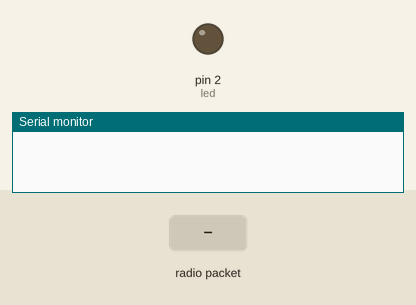
Simulated run of this sketch. Board: Arduino Uno, built with avr-gcc and run on an emulated ATmega328P. Parts: output pins drawn as LEDs (lit = HIGH), the last lines printed to the serial monitor. The inputs (shaded band) are chosen by the test bench. No radio packets arrive unless stated.

Above: at 1.2 s.
1.3 s: radio packet "RERT" arrives
At 1.6 s:
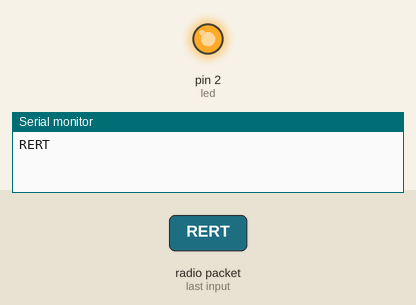
2.8 s: radio packet "stop" arrives
At 3.9 s:
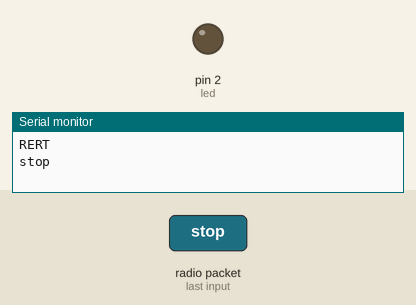
Timing chart, 0 to 5.8 s (numbered marks = the images above; inputs shaded):
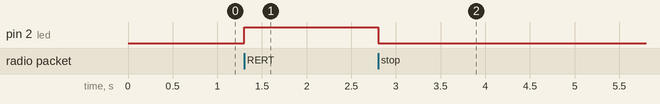

The sketch:

NRF24L01_RECEPTEUR_LED.ino
```cpp
//Include Libraries
#include <SPI.h>
#include <nRF24L01.h>
#include <RF24.h>
int led = 2;

//create an RF24 object
RF24 radio(9, 8);  // CE, CSN

//address through which two modules communicate.
const byte address[6] = "00001";

void setup()
{
  while (!Serial);
    Serial.begin(9600);

  radio.begin();
 pinMode(led, OUTPUT);
  //set the address
  radio.openReadingPipe(0, address);

  //Set module as receiver
  radio.startListening();
}

void loop()
{
  //Read the data if available in buffer
  if (radio.available())
  {
     char text[32] = {0};  // Déclarez la variable 'text' ici
    radio.read(&text, sizeof(text));
    Serial.println(text);

    if (strcmp(text, "RERT") == 0)  // Utilisez strcmp pour comparer les chaînes de caractères
    {
      digitalWrite(led, HIGH);
    }
    else if(strcmp(text, "stop") == 0)
    {
      digitalWrite(led, LOW);
    }
  }
}
```

Measured:
- after the input at 1.3 s, pin 2 (led): LOW → HIGH at once
- after the input at 2.8 s, pin 2 (led): HIGH → LOW at once
